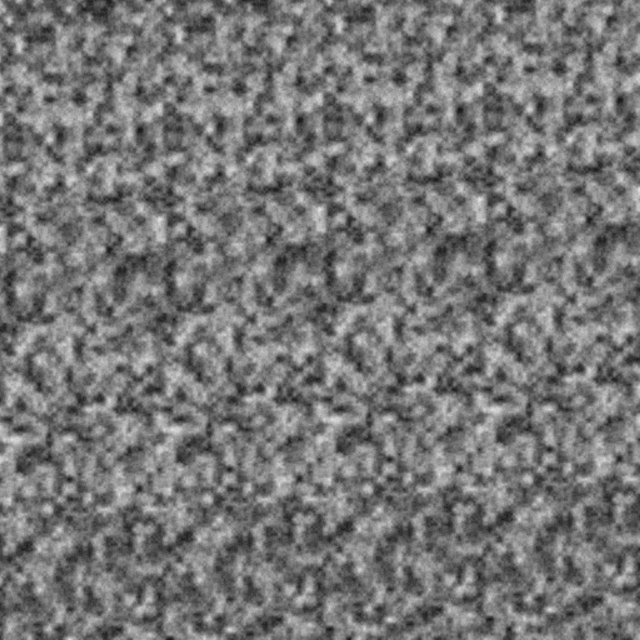
Frame 1 (no input)
Frame 2 (the mouse pressed at the canvas centre, redrawn once): identical to frame 1, image omitted

The Processing sketch that drew this single still picture (run headless with seeded random() and noise(); the mouse was pressed at the canvas centre and the sketch redrawn once):

// Processing sketch: C0_8_2D_PerlinNoise
// ── C0_8_2D_PerlinNoise.pde
void setup(){
  size(640,640);
  noLoop();
}

void draw(){
  background(0);
  loadPixels();
  float xoff = 0.0;
  for (int x = 0;x < width; x++){
    xoff += 0.1;
    float yoff = 0.0;
    for (int y = 0; y < height; y++){
      yoff += 0.1;
      float bright = noise(xoff,yoff)*255;
     // float bright = map(noise(xoff,yoff),0,1,0,255);
      pixels[x+y*width] = color(bright);
    }    
  }
  updatePixels();
}
